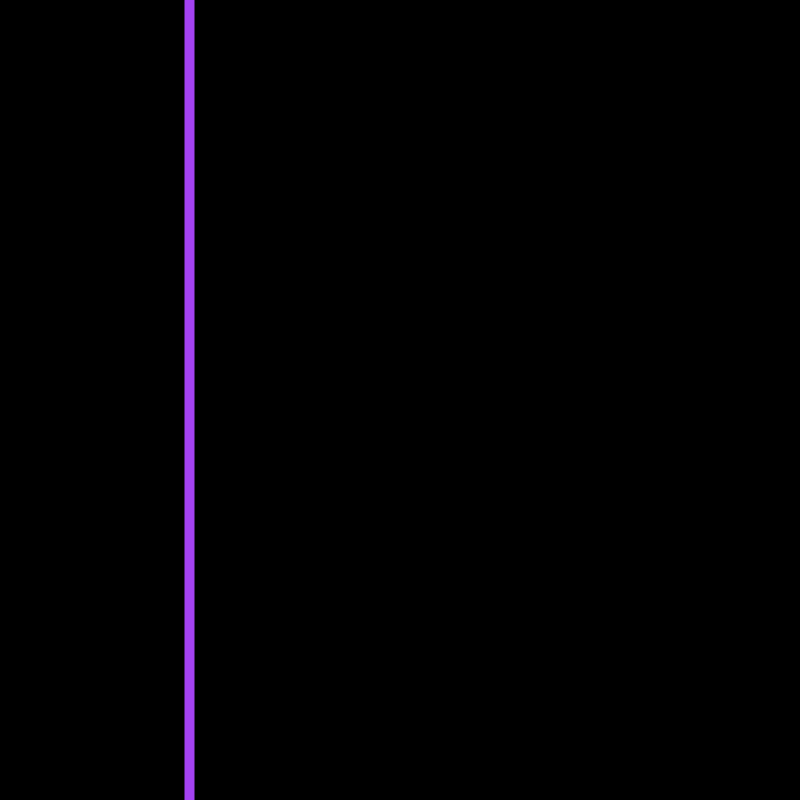
Frame 1 (no input)
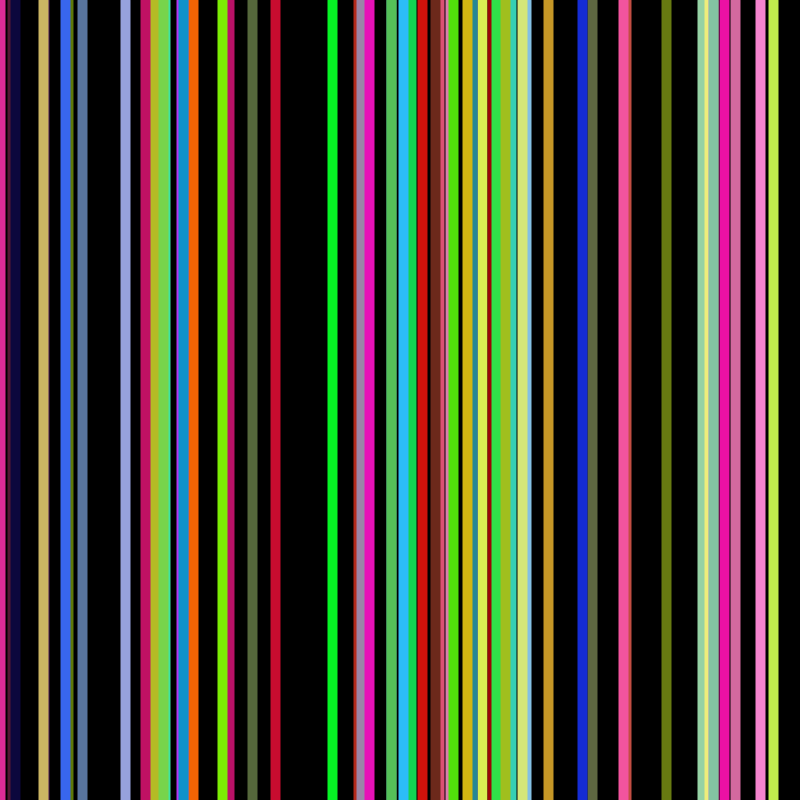
Frame 60 (the mouse pressed at the canvas centre just before this capture)
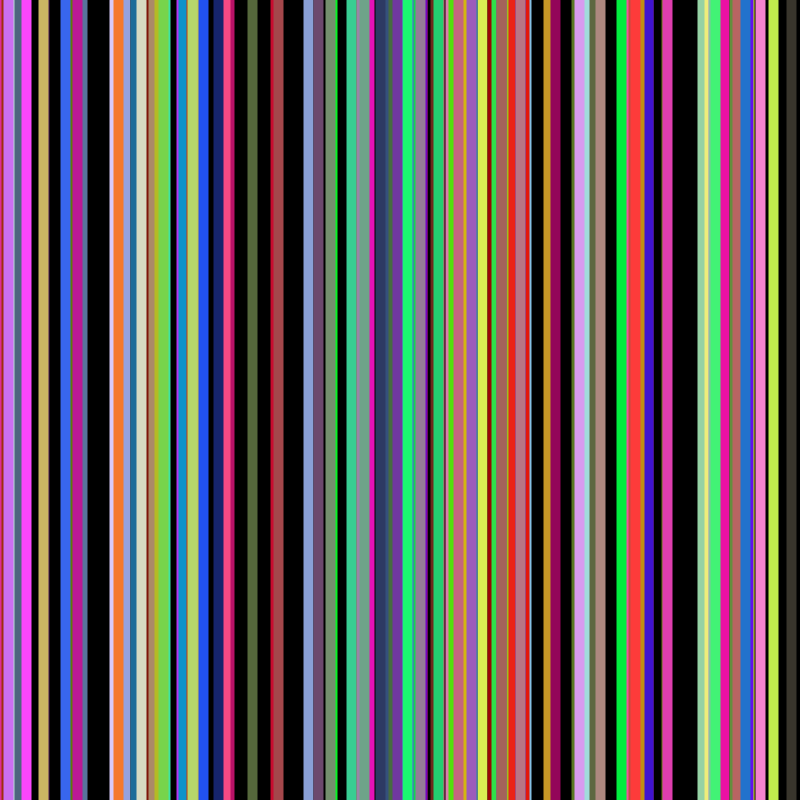
Frame 120 (the mouse held since frame 60 and released just before this capture)

The Processing sketch that drew these frames (run headless with seeded random() and noise(); from frame 60 on, the mouse is pressed at the canvas centre):

// Processing sketch: random__
// ── random__.pde
void setup(){
  size(800,800);
  background(0);
  
}
void draw(){
 
  strokeWeight(10);
  stroke(random(255),random(255),random(255));

float x1=random(0,width);
float x2=x1;// random(0,width);
  
line(x1,0,x2,height);

}
